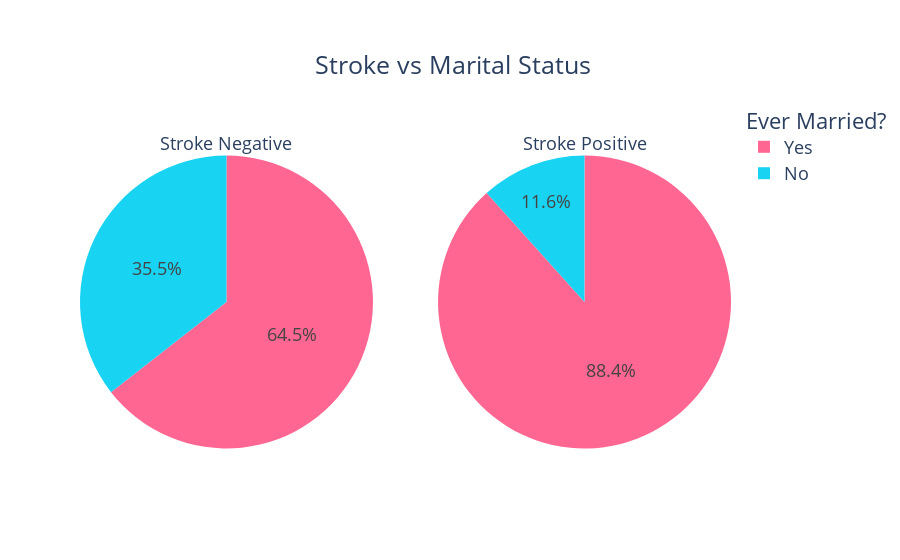

The notebook cell saved with this chart:
### Code cell
counts0 = Counter(df[df['stroke']==0]['ever_married'])
counts1 = Counter(df[df['stroke']==1]['ever_married'])
fig = make_subplots(rows=1, cols=2, specs=[[{"type": "pie"}, {"type": "pie"}]])

fig.add_trace(go.Pie(
     values=[item[1] for item in sorted(counts0.items())],
     labels=[item[0] for item in sorted(counts0.items())],
     domain=dict(x=[0, 0.5]),
     name="Stroke Negative",title='Stroke Negative'), 
     row=1, col=1)
fig.update_traces(marker=dict(colors=['#19D3F3', '#FF6692']))
fig.add_trace(go.Pie(
     values=[item[1] for item in sorted(counts1.items())],
     labels=[item[0] for item in sorted(counts1.items())],
     domain=dict(x=[0.5, 1.0]),
     name="Stroke Positive",title='Stroke Positive'),
    row=1, col=2)

fig.update_layout(
    title={'text':'Stroke vs Marital Status','xanchor':'left','yanchor': 'top','y':0.9,'x':0.35},
    xaxis_title="X Axis Title",
    yaxis_title="Y Axis Title",
    legend_title="Ever Married?",
    font=dict(size=18)
)

fig.show()

### Figure 1 — Plotly figure (JSON) as saved in the notebook; plotly's stock layout.template omitted (floating-point values rounded to 4 significant figures)
{"data": [{"domain": {"x": [0.0, 0.45], "y": [0.0, 1.0]}, "labels": ["No", "Yes"], "marker": {"colors": ["#19D3F3", "#FF6692"]}, "name": "Stroke Negative", "title": {"text": "Stroke Negative"}, "type": "pie", "values": [1728, 3133]}, {"domain": {"x": [0.55, 1.0], "y": [0.0, 1.0]}, "labels": ["No", "Yes"], "name": "Stroke Positive", "title": {"text": "Stroke Positive"}, "type": "pie", "values": [29, 220]}], "layout": {"font": {"size": 18}, "legend": {"title": {"text": "Ever Married?"}}, "title": {"text": "Stroke vs Marital Status", "x": 0.35, "xanchor": "left", "y": 0.9, "yanchor": "top"}, "xaxis": {"title": {"text": "X Axis Title"}}, "yaxis": {"title": {"text": "Y Axis Title"}}}}
